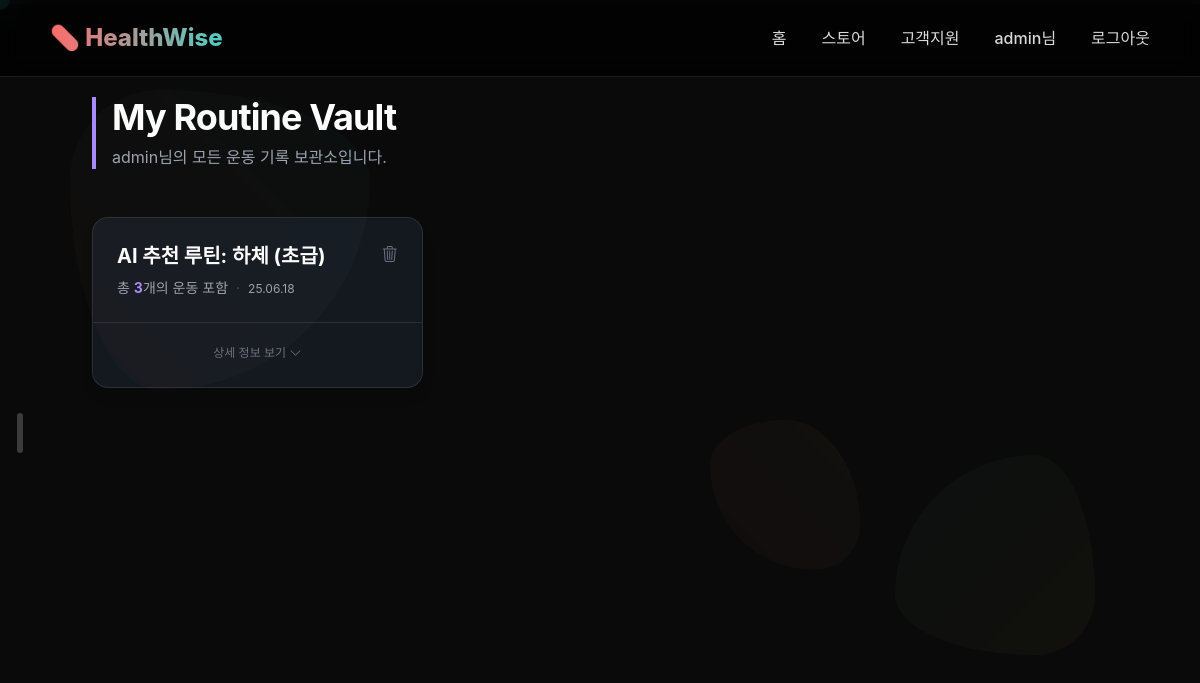
/routine/my-routines/ (signed in), run on an earlier commit of the app's database.
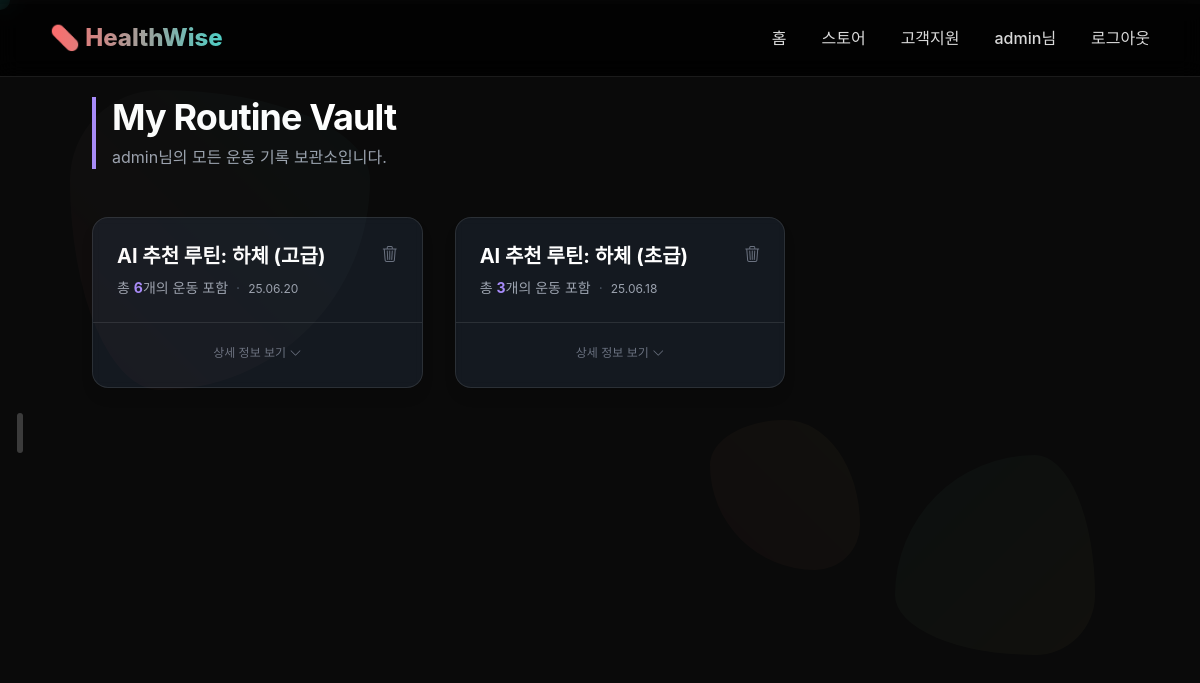
And on a later commit of the database.
### routine/models.py (models this page shows, shortened)
class Routine(models.Model):
    user = models.ForeignKey(settings.AUTH_USER_MODEL, on_delete=models.CASCADE, related_name='routines')
    name = models.CharField(max_length=100)
    exercises = models.ManyToManyField('Exercise', through='RoutineExercise', related_name='exercise_routines')
    created_at = models.DateTimeField(auto_now_add=True)

### routine/views.py (the view)
# urls.py: path('my-routines/', views.my_routines_view, name='my_routines'),
@login_required
def my_routines_view(request):
    user_routines = Routine.objects.filter(user=request.user).order_by('-created_at')
    context = {'routines': user_routines, 'active_menu': 'routine_list'}
    return render(request, 'routine/my_routines.html', context)

### routine/templates/routine/my_routines.html (shortened to what this page needs)
{% extends 'web/dashboard_sliding_base.html' %}
{% block page_content %}
<script src="https://cdn.tailwindcss.com"></script>
<div class="p-4 sm:p-8">
    <header class="text-left mb-12">
        <div class="border-l-4 border-violet-400 pl-4">
            <h1 class="text-3xl sm:text-4xl font-bold tracking-tight text-white">My Routine Vault</h1>
            <p class="text-md text-gray-400 mt-2">{{ user.username }}님의 모든 운동 기록 보관소입니다.</p>
        </div>
    </header>
    {% if routines %}
        <div class="grid grid-cols-1 md:grid-cols-2 lg:grid-cols-3 gap-8">
            {% for routine in routines %}
                <div class="routine-card flex flex-col bg-gray-800/50 backdrop-blur-sm border border-white/10 rounded-2xl shadow-lg transition-all duration-300 hover:border-violet-500/50 hover:shadow-2xl hover:shadow-violet-500/10">
                    <a href="{% url 'routine:routine_plan_detail' routine.id %}" class="block p-6 flex-grow no-underline">
                        <div class="flex justify-between items-start">
                            <h2 class="text-xl font-bold text-white mb-2">{{ routine.name }}</h2>
                            <form id="delete-form-{{ routine.id }}" method="post" action="{% url 'routine:delete_routine' routine.id %}" class="inline">
                                <button type="button" onclick="confirmDelete(event, '{{ routine.id }}')" class="text-gray-500 hover:text-red-400 transition-colors" title="삭제하기"><i class="bi bi-trash3"></i></button>
                            </form>
                        </div>
                        <p class="text-sm text-gray-400">총 <span class="font-bold text-violet-400">{{ routine.exercises.count }}</span>개의 운동 포함<span class="mx-2 text-gray-600">·</span><span class="text-xs">{{ routine.created_at|date:"y.m.d" }}</span></p>
                    </a>
                    <div class="card-footer text-center mt-auto p-6 pt-4 border-t border-white/10">
                        <span class="text-xs text-gray-500"> 상세 정보 보기 <i class="bi bi-chevron-down reveal-icon inline-block"></i></span>
                    </div>
                </div>
            {% endfor %}
        </div>
    {% endif %}
</div>
{% endblock %}

What changed in the data, as far as the page shows it:
added Routine: name "AI 추천 루틴: 하체 (고급)", exercises.count "6", created_at "25.06.20"
